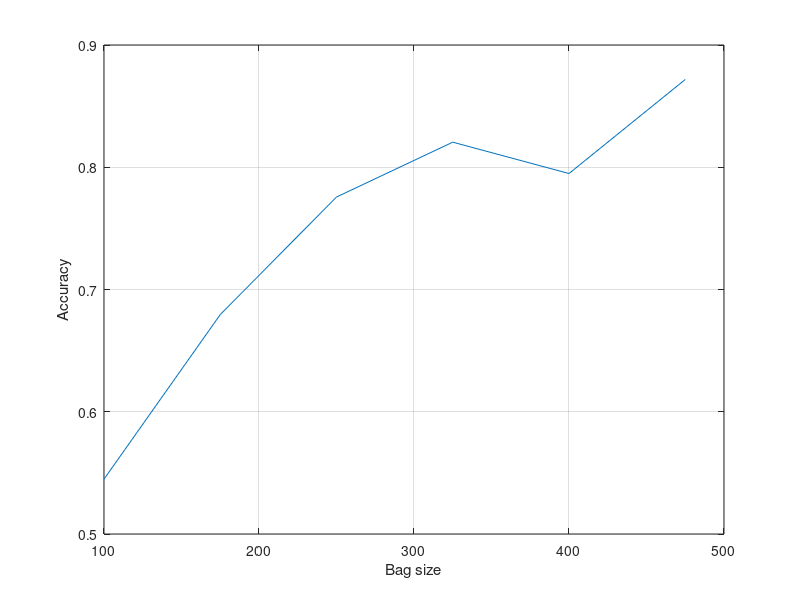
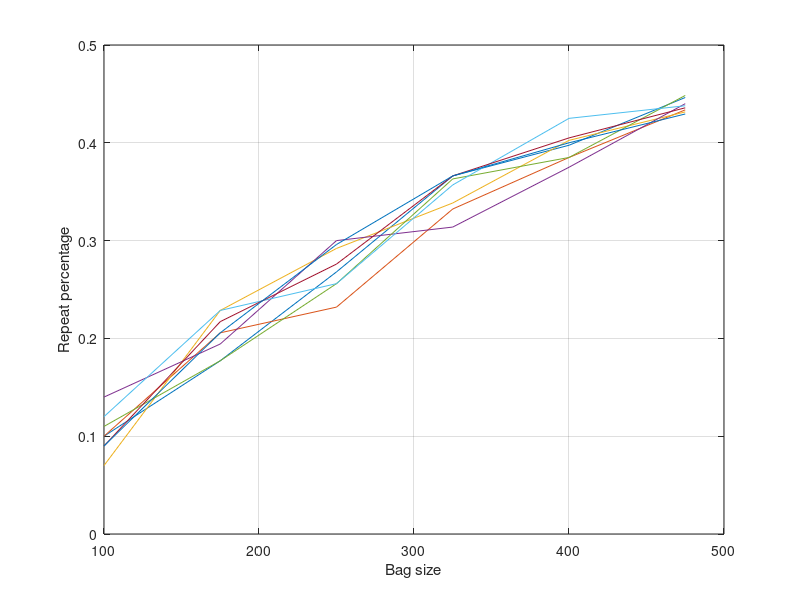
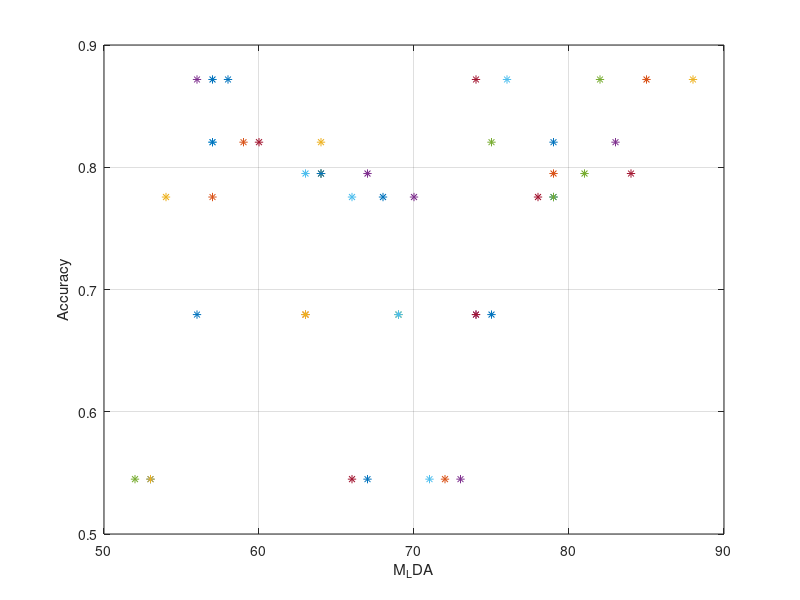

Reproduce these figures in MATLAB, in order.
close all, clear all

load('acc_time_varying_bag_sizeM_LDA_is_true')
plot(bag_size, accuracy)
xlabel('Bag size')
grid on
ylabel('Accuracy')
figure()

plot(bag_size, repeats_in_bag)
xlabel('Bag size')
grid on
ylabel('Repeat percentage')

figure()


plot(M_LDA, accuracy, '*')
xlabel('M_LDA')
grid on
ylabel('Accuracy')



